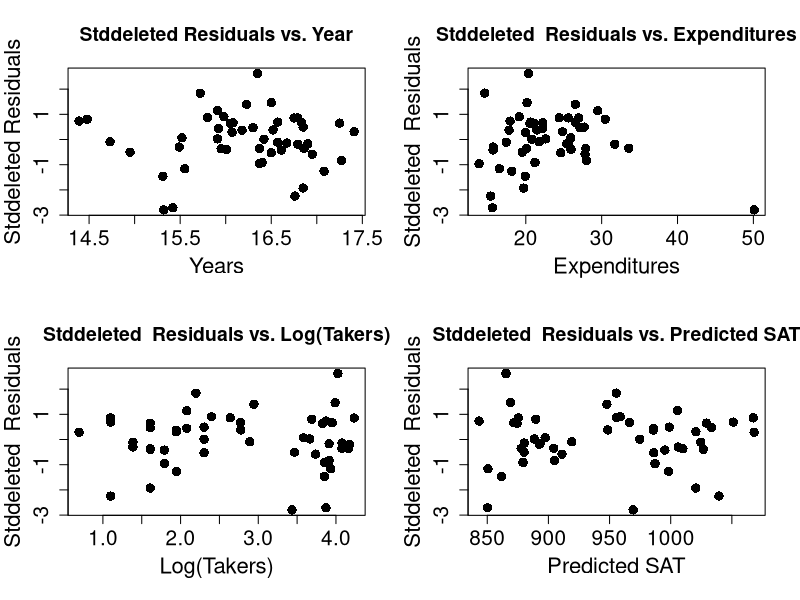
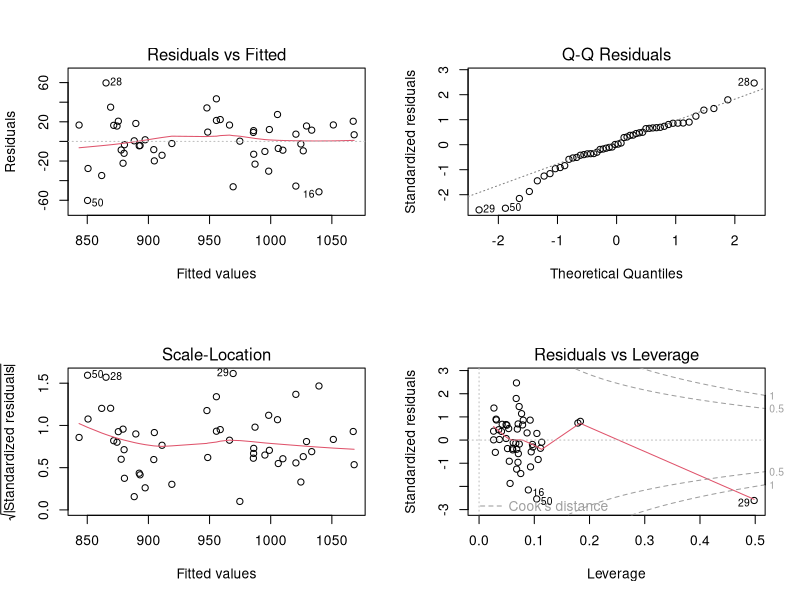

Write R code to recreate these figures, in order.

sat <- read.csv("sat.txt",      # Reads in the SAT data
                header=T)
sat2 <- data.frame(sat[,1:2],logtak= # New SAT dataset with log(takers)
                     log(sat[,3]),sat[,4:8])            #   instead of TAKERS
attach(sat2)                         # Attaches the dataset
reg3 <- lm(sat~logtak+years+expend,  # Fits the 4-parameter model
           data=sat2)
jack <- rstudent(reg3)               # Computes studentized deleted residuals

par(mfrow=c(2,2))                    # Creates a 2x2 graphics window
plot(years,jack,xlab="Years",ylab=   # Residual plot of studentized deleted
       "Stddeleted Residuals",cex.lab=1.6, #   residuals vs. year
     cex.axis=1.5,cex=1.5,pch=16,cex.main=1.4,
     main="Stddeleted Residuals vs. Year",mgp=c(2.7,1,0))
plot(expend,jack,xlab="Expenditures",# Residual plot of studentized deleted
     ylab="Stddeleted  Residuals",cex.lab=#   residuals vs. expenditures
       1.6,cex.axis=1.5,cex=1.5,pch=16,cex.main=1.4,
     main="Stddeleted  Residuals vs. Expenditures",mgp=c(2.7,1,0))
plot(logtak,jack,xlab="Log(Takers)", # Residual plot of studentized deleted
     ylab="Stddeleted  Residuals",cex.lab=#   residuals vs. log(takers)
       1.6,cex.axis=1.5,cex=1.5,pch=16,cex.main=1.4,
     main="Stddeleted  Residuals vs. Log(Takers)",mgp=c(2.7,1,0))
plot(reg3$fitted,jack,xlab=          # Residual plot of studentized deleted
       "Predicted SAT",ylab=              #   residuals vs. predicted values
       "Stddeleted  Residuals",cex.lab=1.6,
     cex.axis=1.5,cex=1.5,pch=16,cex.main=1.4,
     main="Stddeleted  Residuals vs. Predicted SAT",mgp=c(2.7,1,0))

hatvalues(reg3)        # Computes leverages
cooks.distance(reg3)   # Computes Cook's D values
dffits(reg3)           # Computes DfFits values
dfbetas(reg3)          # Computes DfBetas values

plot(reg3) # Plots studentized deleted residuals vs leverage

